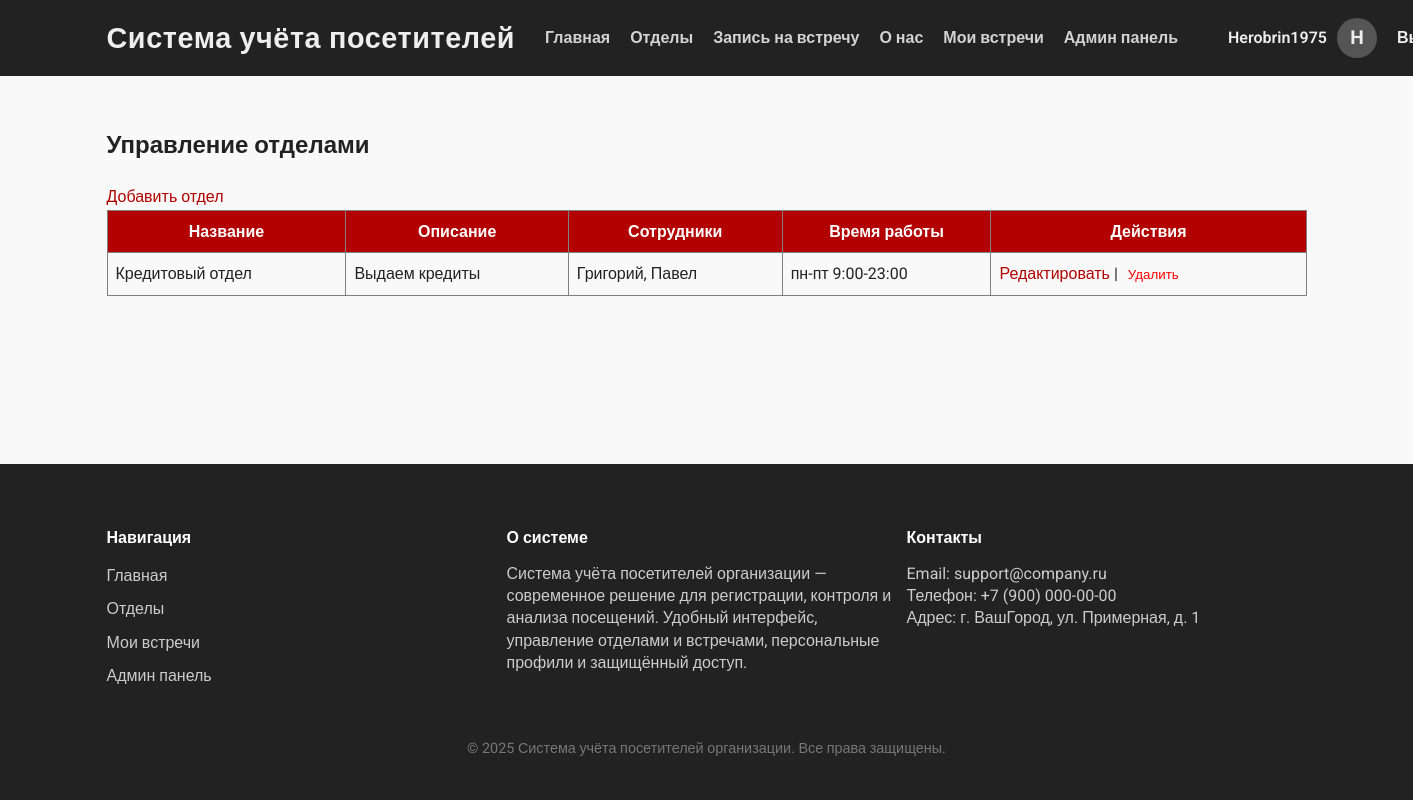
The page /admin-panel/departments/ (signed in) on the database as committed earlier.
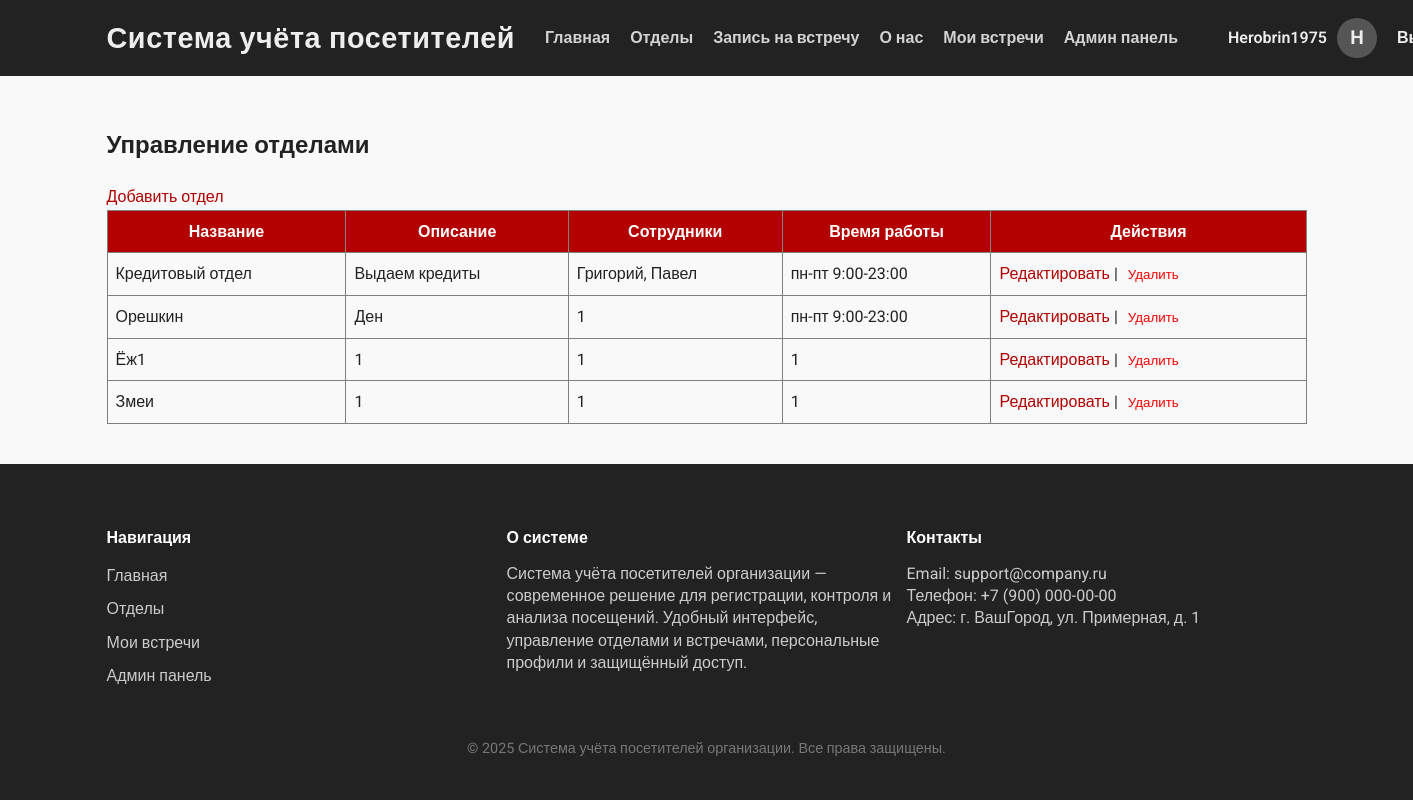
The same page on the database as committed later.
### visitors/models.py (models this page shows, shortened)
class Department(models.Model):
    name = models.CharField('Название отдела', max_length=200)
    description = models.TextField('Описание отдела')
    employees = models.TextField('Сотрудники отдела (через запятую)')
    working_hours = models.CharField('Время работы отдела', max_length=100)
    class Meta:
        verbose_name = 'Отдел'
        verbose_name_plural = 'Отделы'

### visitors/views.py (the view)
# urls.py: path('admin-panel/departments/', views.admin_departments_list, name='admin_departments_list'),
@staff_member_required
def admin_departments_list(request):
    departments = Department.objects.all()
    return render(request, 'visitors/admin_departments_list.html', {'departments': departments})

### visitors/templates/visitors/admin_departments_list.html (shortened to what this page needs)
{% extends 'visitors/base.html' %}
{% block content %}
<h2>Управление отделами</h2>
<a href="{% url 'admin_department_add' %}" class="btn btn-success" style="margin-bottom: 15px;">Добавить отдел</a>
<table border="1" cellpadding="8" cellspacing="0" style="border-collapse: collapse; width: 100%;">
    <thead>
        <tr style="background-color: #b30000; color: white;">
            <th>Название</th>
            <th>Описание</th>
            <th>Сотрудники</th>
            <th>Время работы</th>
            <th>Действия</th>
        </tr>
    </thead>
    <tbody>
        {% for dept in departments %}
        <tr>
            <td>{{ dept.name }}</td>
            <td>{{ dept.description }}</td>
            <td>{{ dept.employees }}</td>
            <td>{{ dept.working_hours }}</td>
            <td>
                <a href="{% url 'admin_department_edit' dept.pk %}">Редактировать</a> |
                <form action="{% url 'admin_department_delete' dept.pk %}" method="post" style="display:inline;">
                    <button type="submit" onclick="return confirm('Удалить отдел?');" style="background:none; border:none; color:red; cursor:pointer;">Удалить</button>
                </form>
            </td>
        </tr>
        {% empty %}
        <tr><td colspan="5">Отделы не найдены.</td></tr>
        {% endfor %}
    </tbody>
</table>
{% endblock %}

Rows that differ between the two databases and show on the page:
added Department: name "Орешкин", description "Ден", employees "1", working_hours "пн-пт 9:00-23:00"
added Department: name "Ёж1", description "1", employees "1", working_hours "1"
added Department: name "Змеи", description "1", employees "1", working_hours "1"
